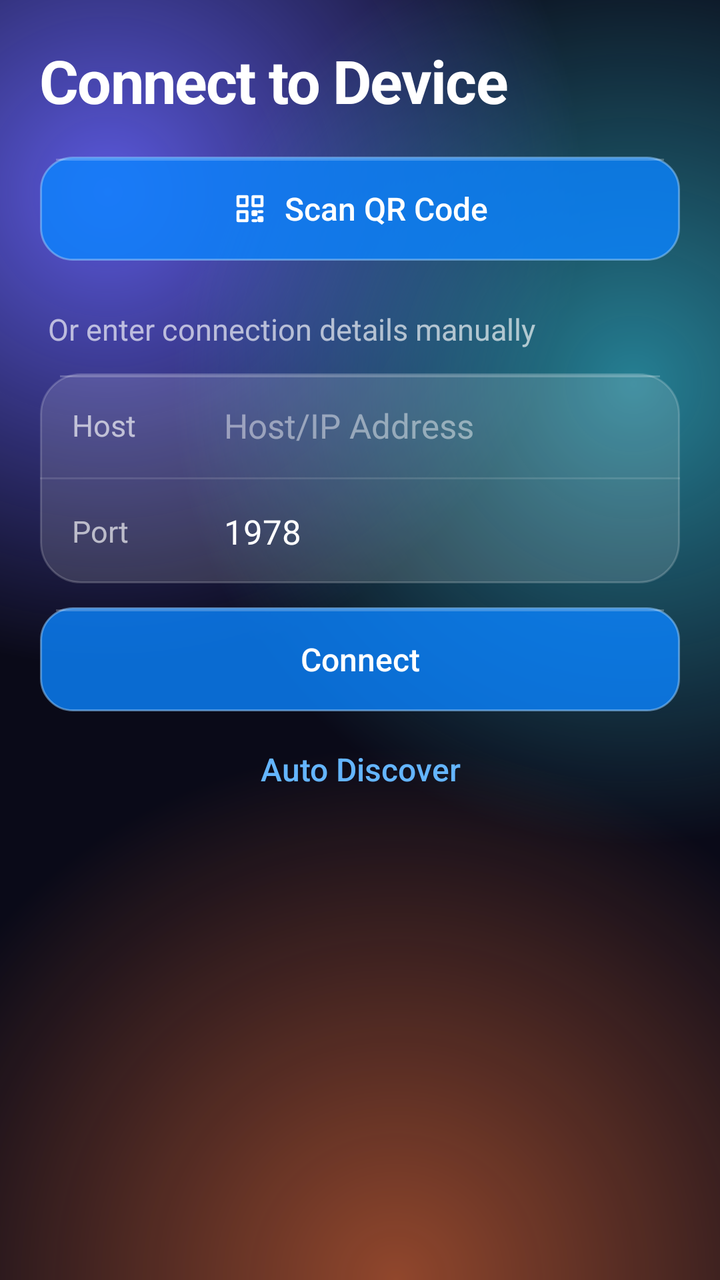
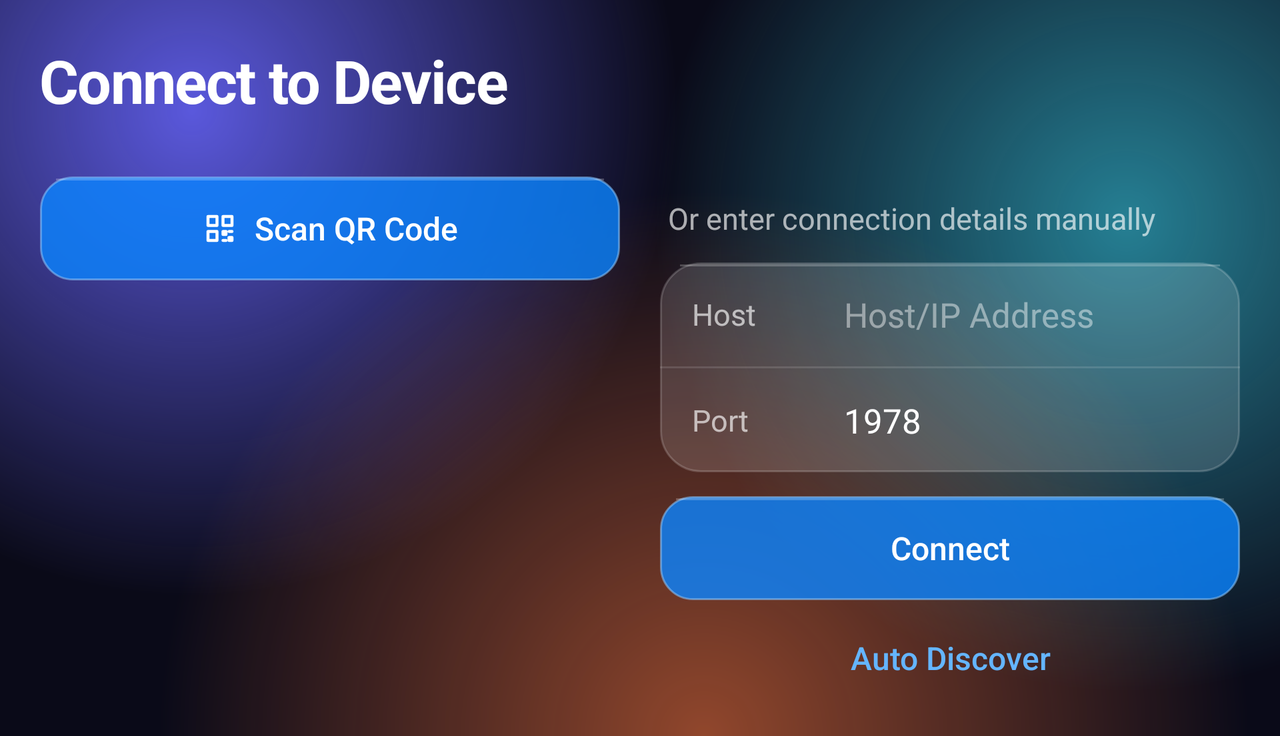

An Android layout and its configuration variant, each rendered on a device that would load it. The default file and the variant file are quoted in full after the pictures.
<!-- AndroidManifest.xml: application theme Theme.AirKeyboard -->
<!-- res/layout/activity_connection.xml -->
<?xml version="1.0" encoding="utf-8"?>
<ScrollView xmlns:android="http://schemas.android.com/apk/res/android"
    xmlns:app="http://schemas.android.com/apk/res-auto"
    android:layout_width="match_parent"
    android:layout_height="match_parent"
    android:fillViewport="true">

    <LinearLayout
        android:layout_width="match_parent"
        android:layout_height="wrap_content"
        android:orientation="vertical"
        android:paddingHorizontal="@dimen/screen_padding_h"
        android:paddingTop="20dp"
        android:paddingBottom="@dimen/screen_padding_bottom">

        <TextView
            android:layout_width="wrap_content"
            android:layout_height="wrap_content"
            android:text="@string/connect_to_device"
            android:textAppearance="@style/TextAppearance.Glass.ScreenTitle" />

        
        <LinearLayout
            android:id="@+id/recentSection"
            android:layout_width="match_parent"
            android:layout_height="wrap_content"
            android:layout_marginTop="18dp"
            android:orientation="vertical"
            android:visibility="gone">

            <TextView
                android:layout_width="wrap_content"
                android:layout_height="wrap_content"
                android:paddingHorizontal="4dp"
                android:fontFamily="sans-serif-medium"
                android:text="@string/recent_pcs"
                android:textColor="@color/text_primary"
                android:textSize="17sp" />

            <TextView
                android:layout_width="wrap_content"
                android:layout_height="wrap_content"
                android:layout_marginTop="2dp"
                android:paddingHorizontal="4dp"
                android:text="@string/recent_pcs_hint"
                android:textAppearance="@style/TextAppearance.Glass.Caption" />

            
            <LinearLayout
                android:id="@+id/recentList"
                android:layout_width="match_parent"
                android:layout_height="wrap_content"
                android:layout_marginTop="12dp"
                android:orientation="vertical" />

        </LinearLayout>

        <Button
            android:id="@+id/btnScanQR"
            style="@style/Widget.Glass.Button.Accent"
            android:layout_width="match_parent"
            android:layout_height="@dimen/height_primary"
            android:layout_marginTop="18dp"
            android:text="@string/scan_qr_code"
            app:icon="@drawable/ic_qr"
            app:iconSize="18dp" />

        <TextView
            android:layout_width="wrap_content"
            android:layout_height="wrap_content"
            android:layout_marginTop="24dp"
            android:paddingHorizontal="4dp"
            android:text="@string/or_manual_connection"
            android:textColor="@color/text_secondary"
            android:textSize="15sp" />

        
        <LinearLayout
            android:layout_width="match_parent"
            android:layout_height="wrap_content"
            android:layout_marginTop="12dp"
            android:background="@drawable/bg_glass_card"
            android:orientation="vertical">

            <LinearLayout
                android:layout_width="match_parent"
                android:layout_height="@dimen/height_primary"
                android:gravity="center_vertical"
                android:orientation="horizontal"
                android:paddingHorizontal="16dp">

                <TextView
                    android:layout_width="64dp"
                    android:layout_height="wrap_content"
                    android:layout_marginEnd="12dp"
                    android:labelFor="@+id/etHost"
                    android:text="@string/connection_host_label"
                    android:textColor="@color/text_secondary"
                    android:textSize="15sp" />

                <EditText
                    android:id="@+id/etHost"
                    android:layout_width="0dp"
                    android:layout_height="match_parent"
                    android:layout_weight="1"
                    android:background="@android:color/transparent"
                    android:hint="@string/host_ip_address"
                    android:inputType="text"
                    android:maxLines="1"
                    android:minHeight="0dp"
                    android:paddingBottom="0dp"
                    android:paddingEnd="0dp"
                    android:paddingStart="0dp"
                    android:paddingTop="0dp"
                    android:textColor="@color/text_primary"
                    android:textColorHint="@color/text_tertiary"
                    android:textSize="17sp" />

            </LinearLayout>

            <View
                android:layout_width="match_parent"
                android:layout_height="1dp"
                android:background="#1FFFFFFF" />

            <LinearLayout
                android:layout_width="match_parent"
                android:layout_height="@dimen/height_primary"
                android:gravity="center_vertical"
                android:orientation="horizontal"
                android:paddingHorizontal="16dp">

                <TextView
                    android:layout_width="64dp"
                    android:layout_height="wrap_content"
                    android:layout_marginEnd="12dp"
                    android:labelFor="@+id/etPort"
                    android:text="@string/connection_port_label"
                    android:textColor="@color/text_secondary"
                    android:textSize="15sp" />

                <EditText
                    android:id="@+id/etPort"
                    android:layout_width="0dp"
                    android:layout_height="match_parent"
                    android:layout_weight="1"
                    android:background="@android:color/transparent"
                    android:hint="@string/connection_port_hint"
                    android:inputType="number"
                    android:maxLines="1"
                    android:minHeight="0dp"
                    android:paddingBottom="0dp"
                    android:paddingEnd="0dp"
                    android:paddingStart="0dp"
                    android:paddingTop="0dp"
                    android:text="1978"
                    android:textColor="@color/text_primary"
                    android:textColorHint="@color/text_tertiary"
                    android:textSize="17sp" />

            </LinearLayout>

        </LinearLayout>

        <Button
            android:id="@+id/btnConnectManual"
            style="@style/Widget.Glass.Button.Accent"
            android:layout_width="match_parent"
            android:layout_height="@dimen/height_primary"
            android:layout_marginTop="12dp"
            android:text="@string/connect" />

        <Button
            android:id="@+id/btnAutoDiscover"
            style="@style/Widget.Glass.Button.Text"
            android:layout_width="match_parent"
            android:layout_height="@dimen/height_secondary"
            android:layout_marginTop="6dp"
            android:text="@string/auto_discover"
            android:textSize="16sp" />

        <ProgressBar
            android:id="@+id/progressBar"
            android:layout_width="36dp"
            android:layout_height="36dp"
            android:layout_gravity="center_horizontal"
            android:layout_marginTop="16dp"
            android:indeterminateTint="@color/text_primary"
            android:visibility="gone" />

        
        <TextView
            android:id="@+id/tvReconnecting"
            android:layout_width="match_parent"
            android:layout_height="wrap_content"
            android:layout_marginTop="8dp"
            android:gravity="center_horizontal"
            android:textAppearance="@style/TextAppearance.Glass.Secondary"
            android:visibility="gone" />

    </LinearLayout>

</ScrollView>
<!-- resources referenced by this layout -->
<resources>
  <color name="text_primary">#FFFFFF</color>
  <color name="text_secondary">#A6FFFFFF</color>
  <color name="text_tertiary">#73FFFFFF</color>
  <dimen name="height_primary">52dp</dimen>
  <dimen name="height_secondary">46dp</dimen>
  <dimen name="screen_padding_bottom">16dp</dimen>
  <dimen name="screen_padding_h">20dp</dimen>
  <string name="auto_discover">Auto Discover</string>
  <string name="connect">Connect</string>
  <string name="connect_to_device">Connect to Device</string>
  <string name="connection_host_label">Host</string>
  <string name="connection_port_hint">Default: 1978</string>
  <string name="connection_port_label">Port</string>
  <string name="host_ip_address">Host/IP Address</string>
  <string name="or_manual_connection">Or enter connection details manually</string>
  <string name="recent_pcs">Recent PCs</string>
  <string name="recent_pcs_hint">Tap to connect, long-press to remove</string>
  <string name="scan_qr_code">Scan QR Code</string>
  <style name="TextAppearance.Glass.Caption" parent="TextAppearance.AppCompat">
          <item name="android:textColor">@color/text_secondary</item>
          <item name="android:textSize">13sp</item>
      </style>
  <style name="TextAppearance.Glass.ScreenTitle" parent="TextAppearance.AppCompat">
          <item name="android:textColor">@color/text_primary</item>
          <item name="android:textSize">30sp</item>
          <item name="android:textStyle">bold</item>
          <item name="android:letterSpacing">-0.02</item>
      </style>
  <style name="TextAppearance.Glass.Secondary" parent="TextAppearance.AppCompat">
          <item name="android:textColor">@color/text_secondary</item>
          <item name="android:textSize">14sp</item>
      </style>
  <style name="Widget.Glass.Button.Accent">
          <item name="android:background">@drawable/bg_accent</item>
          <item name="android:textSize">16sp</item>
          <item name="android:minHeight">@dimen/height_primary</item>
      </style>
  <style name="Widget.Glass.Button.Text">
          <item name="android:background">@drawable/bg_text_button</item>
          <item name="android:textColor">@color/link</item>
          <item name="iconTint">@color/link</item>
      </style>
  <color name="glass_fill">#24FFFFFF</color>
  <color name="glass_stroke">#2EFFFFFF</color>
  <color name="glass_highlight">#38FFFFFF</color>
  <!-- drawable bg_text_button (drawable) -->
  <?xml version="1.0" encoding="utf-8"?>
  <selector xmlns:android="http://schemas.android.com/apk/res/android"><item android:state_pressed="true"><shape android:shape="rectangle"><solid android:color="@color/glass_fill" /><corners android:radius="12dp" /></shape></item><item><shape android:shape="rectangle"><solid android:color="#00000000" /><corners android:radius="12dp" /></shape></item></selector>
  <color name="link">#64B5FF</color>
  <color name="primary">#0A84FF</color>
  <color name="primary_dark">#0A6FD6</color>
  <color name="accent">#0A84FF</color>
  <color name="base">#0A0A18</color>
  <color name="surface">#28283A</color>
  <color name="error">#FF6961</color>
  <color name="accent_fill_pressed">#FF0A84FF</color>
  <color name="accent_stroke">#8C8CC8FF</color>
  <color name="accent_fill">#CC0A84FF</color>
  <style name="TextAppearance.Glass.DialogTitle" parent="TextAppearance.Glass.Title" />
  <color name="glass_pressed">#4DFFFFFF</color>
  <color name="success">#30D158</color>
  <color name="switch_off">#2EFFFFFF</color>
  <color name="glass_sheet_fill">#F028283A</color>
  <color name="glass_sheet_stroke">#33FFFFFF</color>
  <color name="glass_surface_highlight">#40FFFFFF</color>
  <style name="TextAppearance.Glass.Title" parent="TextAppearance.AppCompat">
          <item name="android:textColor">@color/text_primary</item>
          <item name="android:textSize">20sp</item>
          <item name="android:textStyle">bold</item>
      </style>
  <color name="glass_surface_fill">#14FFFFFF</color>
  <!-- some entries are left out for length -->
</resources>
<!-- res/layout-land/activity_connection.xml (the repository's variant of the layout above) -->
<!-- drawn on the phone turned sideways -->
<?xml version="1.0" encoding="utf-8"?>
<ScrollView xmlns:android="http://schemas.android.com/apk/res/android"
    xmlns:app="http://schemas.android.com/apk/res-auto"
    android:layout_width="match_parent"
    android:layout_height="match_parent"
    android:fillViewport="true">

    <LinearLayout
        android:layout_width="match_parent"
        android:layout_height="wrap_content"
        android:orientation="vertical"
        android:paddingHorizontal="@dimen/screen_padding_h"
        android:paddingTop="20dp"
        android:paddingBottom="@dimen/screen_padding_bottom">

        <TextView
            android:layout_width="wrap_content"
            android:layout_height="wrap_content"
            android:text="@string/connect_to_device"
            android:textAppearance="@style/TextAppearance.Glass.ScreenTitle" />

        <LinearLayout
            android:layout_width="match_parent"
            android:layout_height="wrap_content"
            android:layout_marginTop="18dp"
            android:baselineAligned="false"
            android:orientation="horizontal">

            <LinearLayout
                android:layout_width="0dp"
                android:layout_height="wrap_content"
                android:layout_marginEnd="20dp"
                android:layout_weight="1"
                android:orientation="vertical">

                
                <LinearLayout
                    android:id="@+id/recentSection"
                    android:layout_width="match_parent"
                    android:layout_height="wrap_content"
                    android:layout_marginBottom="2dp"
                    android:orientation="vertical"
                    android:visibility="gone">

                    <TextView
                        android:layout_width="wrap_content"
                        android:layout_height="wrap_content"
                        android:paddingHorizontal="4dp"
                        android:fontFamily="sans-serif-medium"
                        android:text="@string/recent_pcs"
                        android:textColor="@color/text_primary"
                        android:textSize="17sp" />

                    <TextView
                        android:layout_width="wrap_content"
                        android:layout_height="wrap_content"
                        android:layout_marginTop="2dp"
                        android:paddingHorizontal="4dp"
                        android:text="@string/recent_pcs_hint"
                        android:textAppearance="@style/TextAppearance.Glass.Caption" />

                    
                    <LinearLayout
                        android:id="@+id/recentList"
                        android:layout_width="match_parent"
                        android:layout_height="wrap_content"
                        android:layout_marginTop="12dp"
                        android:orientation="vertical" />

                </LinearLayout>

                <Button
                    android:id="@+id/btnScanQR"
                    style="@style/Widget.Glass.Button.Accent"
                    android:layout_width="match_parent"
                    android:layout_height="@dimen/height_primary"
                    android:layout_marginTop="10dp"
                    android:text="@string/scan_qr_code"
                    app:icon="@drawable/ic_qr"
                    app:iconSize="18dp" />

            </LinearLayout>

            <LinearLayout
                android:layout_width="0dp"
                android:layout_height="wrap_content"
                android:layout_weight="1"
                android:orientation="vertical">

                <TextView
                    android:layout_width="match_parent"
                    android:layout_height="wrap_content"
                    android:gravity="bottom"
                    android:minHeight="41dp"
                    android:paddingHorizontal="4dp"
                    android:text="@string/or_manual_connection"
                    android:textColor="@color/text_secondary"
                    android:textSize="15sp" />

                
                <LinearLayout
                    android:layout_width="match_parent"
                    android:layout_height="wrap_content"
                    android:layout_marginTop="12dp"
                    android:background="@drawable/bg_glass_card"
                    android:orientation="vertical">

                    <LinearLayout
                        android:layout_width="match_parent"
                        android:layout_height="@dimen/height_primary"
                        android:gravity="center_vertical"
                        android:orientation="horizontal"
                        android:paddingHorizontal="16dp">

                        <TextView
                            android:layout_width="64dp"
                            android:layout_height="wrap_content"
                            android:layout_marginEnd="12dp"
                            android:labelFor="@+id/etHost"
                            android:text="@string/connection_host_label"
                            android:textColor="@color/text_secondary"
                            android:textSize="15sp" />

                        <EditText
                            android:id="@+id/etHost"
                            android:layout_width="0dp"
                            android:layout_height="match_parent"
                            android:layout_weight="1"
                            android:background="@android:color/transparent"
                            android:hint="@string/host_ip_address"
                            android:inputType="text"
                            android:maxLines="1"
                            android:minHeight="0dp"
                            android:paddingBottom="0dp"
                            android:paddingEnd="0dp"
                            android:paddingStart="0dp"
                            android:paddingTop="0dp"
                            android:textColor="@color/text_primary"
                            android:textColorHint="@color/text_tertiary"
                            android:textSize="17sp" />

                    </LinearLayout>

                    <View
                        android:layout_width="match_parent"
                        android:layout_height="1dp"
                        android:background="#1FFFFFFF" />

                    <LinearLayout
                        android:layout_width="match_parent"
                        android:layout_height="@dimen/height_primary"
                        android:gravity="center_vertical"
                        android:orientation="horizontal"
                        android:paddingHorizontal="16dp">

                        <TextView
                            android:layout_width="64dp"
                            android:layout_height="wrap_content"
                            android:layout_marginEnd="12dp"
                            android:labelFor="@+id/etPort"
                            android:text="@string/connection_port_label"
                            android:textColor="@color/text_secondary"
                            android:textSize="15sp" />

                        <EditText
                            android:id="@+id/etPort"
                            android:layout_width="0dp"
                            android:layout_height="match_parent"
                            android:layout_weight="1"
                            android:background="@android:color/transparent"
                            android:hint="@string/connection_port_hint"
                            android:inputType="number"
                            android:maxLines="1"
                            android:minHeight="0dp"
                            android:paddingBottom="0dp"
                            android:paddingEnd="0dp"
                            android:paddingStart="0dp"
                            android:paddingTop="0dp"
                            android:text="1978"
                            android:textColor="@color/text_primary"
                            android:textColorHint="@color/text_tertiary"
                            android:textSize="17sp" />

                    </LinearLayout>

                </LinearLayout>

                <Button
                    android:id="@+id/btnConnectManual"
                    style="@style/Widget.Glass.Button.Accent"
                    android:layout_width="match_parent"
                    android:layout_height="@dimen/height_primary"
                    android:layout_marginTop="12dp"
                    android:text="@string/connect" />

                <Button
                    android:id="@+id/btnAutoDiscover"
                    style="@style/Widget.Glass.Button.Text"
                    android:layout_width="match_parent"
                    android:layout_height="@dimen/height_secondary"
                    android:layout_marginTop="6dp"
                    android:text="@string/auto_discover"
                    android:textSize="16sp" />

                <ProgressBar
                    android:id="@+id/progressBar"
                    android:layout_width="36dp"
                    android:layout_height="36dp"
                    android:layout_gravity="center_horizontal"
                    android:layout_marginTop="16dp"
                    android:indeterminateTint="@color/text_primary"
                    android:visibility="gone" />

                
                <TextView
                    android:id="@+id/tvReconnecting"
                    android:layout_width="match_parent"
                    android:layout_height="wrap_content"
                    android:layout_marginTop="8dp"
                    android:gravity="center_horizontal"
                    android:textAppearance="@style/TextAppearance.Glass.Secondary"
                    android:visibility="gone" />

            </LinearLayout>

        </LinearLayout>

    </LinearLayout>

</ScrollView>
